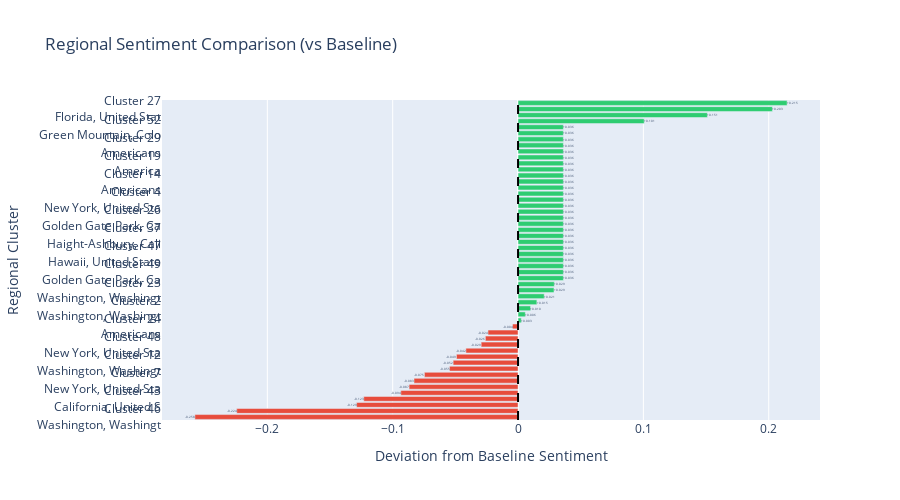

This figure's notebook cell:
### Markdown cell above
### Visualization 4: Diverging Sentiment Comparison

**Shows**: Regional sentiment relative to baseline

**Chart Structure**:
- **Center line**: Overall baseline sentiment (average across all articles)
- **Green bars (right)**: Regions more positive than average
- **Red bars (left)**: Regions more negative than average
- **Bar length**: Magnitude of difference

**Key Insights**:
- **Regional polarization**: Large divergence = polarized coverage
- **Outliers**: Extreme bars = unique regional perspectives
- **Balance**: Symmetric bars = balanced coverage nationally

### Code cell
# Create Diverging Sentiment Chart
try:
    fig_diverging = advanced_viz.create_diverging_sentiment_comparison(
        df_clustered,
        cluster_col='cluster',
        sentiment_score_col='sentiment_deep_score' if 'sentiment_deep_score' in df_clustered.columns else 'cluster',
        title='Regional Sentiment Comparison (vs Baseline)'
    )
    fig_diverging.show()
    
    print("\n💡 Interpretation Guide:")
    print("   • Baseline (0): National average sentiment")
    print("   • Green bars: Regions more positive than average")
    print("   • Red bars: Regions more negative than average")
    print("   • Use this to identify regional polarization")
    print("   • Large divergences = potential policy resistance")
except Exception as e:
    print(f"⚠️  Could not create Diverging Chart: {e}")

### Figure 1 — Plotly figure (JSON) as saved in the notebook; plotly's stock layout.template omitted (floating-point values rounded to 4 significant figures)
{"data": [{"marker": {"color": ["#e74c3c", "#e74c3c", "#e74c3c", "#e74c3c", "#e74c3c", "#e74c3c", "#e74c3c", "#e74c3c", "#e74c3c", "#e74c3c", "#e74c3c", "#e74c3c", "#e74c3c", "#e74c3c", "#e74c3c", "#e74c3c", "#2ecc71", "#2ecc71", "#2ecc71", "#2ecc71", "#2ecc71", "#2ecc71", "#2ecc71", "#2ecc71", "#2ecc71", "#2ecc71", "#2ecc71", "#2ecc71", "#2ecc71", "#2ecc71", "#2ecc71", "#2ecc71", "#2ecc71", "#2ecc71", "#2ecc71", "#2ecc71", "#2ecc71", "#2ecc71", "#2ecc71", "#2ecc71", "#2ecc71", "#2ecc71", "#2ecc71", "#2ecc71", "#2ecc71", "#2ecc71", "#2ecc71", "#2ecc71", "#2ecc71", "#2ecc71", "#2ecc71", "#2ecc71", "#2ecc71"]}, "orientation": "h", "text": ["-0.258", "-0.224", "-0.129", "-0.123", "-0.094", "-0.087", "-0.083", "-0.075", "-0.055", "-0.052", "-0.049", "-0.042", "-0.029", "-0.026", "-0.024", "-0.004", "+0.003", "+0.006", "+0.010", "+0.015", "+0.021", "+0.029", "+0.029", "+0.036", "+0.036", "+0.036", "+0.036", "+0.036", "+0.036", "+0.036", "+0.036", "+0.036", "+0.036", "+0.036", "+0.036", "+0.036", "+0.036", "+0.036", "+0.036", "+0.036", "+0.036", "+0.036", "+0.036", "+0.036", "+0.036", "+0.036", "+0.036", "+0.036", "+0.036", "+0.101", "+0.151", "+0.203", "+0.215"], "textposition": "outside", "type": "bar", "x": [-0.2578, -0.2244, -0.1288, -0.1231, -0.09351, -0.08692, -0.083, -0.07469, -0.05465, -0.05177, -0.04911, -0.04161, -0.02942, -0.02606, -0.02395, -0.004383, 0.002579, 0.005823, 0.01, 0.01503, 0.0209, 0.02869, 0.02895, 0.03616, 0.03616, 0.03616, 0.03616, 0.03616, 0.03616, 0.03616, 0.03616, 0.03616, 0.03616, 0.03616, 0.03616, 0.03616, 0.03616, 0.03616, 0.03616, 0.03616, 0.03616, 0.03616, 0.03616, 0.03616, 0.03616, 0.03616, 0.03616, 0.03616, 0.03616, 0.1007, 0.1511, 0.2029, 0.2146], "y": ["Cluster 46<br>Washington, Washingt", "Cluster 0<br>United States", "Cluster 39<br>Americans", "Cluster 43<br>California, United S", "Cluster 18<br>Washington, Washingt", "Cluster 51<br>California, United S", "Cluster 7<br>New York, United Sta", "Cluster 22<br>America", "Cluster 16<br>Americans", "Cluster 12<br>Washington, Washingt", "Cluster 20<br>American", "Cluster 17<br>American", "Cluster 48<br>New York, United Sta", "Cluster 6<br>American", "Cluster 5<br>Washington, Washingt", "Cluster 24<br>Americans", "Cluster 9<br>Americans", "Cluster 11<br>Washington, Washingt", "Cluster 2<br>Washington, Washingt", "Cluster 25<br>Americans", "Cluster 1<br>American", "Cluster 23<br>Washington, Washingt", "Cluster 45<br>United States", "Cluster 44<br>California, United S", "Cluster 49<br>Golden Gate Park, Ca", "Cluster 41<br>Americans", "Cluster 50<br>Fields Corner, Massa", "Cluster 47<br>Hawaii, United State", "Cluster 40<br>Golden Gate Park, Ca", "Cluster 38<br>United States", "Cluster 37<br>Haight-Ashbury, Cali", "Cluster 36<br>Vacaville, Californi", "Cluster 34<br>Americans", "Cluster 26<br>Golden Gate Park, Ca", "Cluster 32<br>Americans", "Cluster 3<br>California, United S", "Cluster 4<br>New York, United Sta", "Cluster 8<br>America", "Cluster 13<br>America", "Cluster 14<br>Americans", "Cluster 15<br>Haight-Ashbury, Cali", "Cluster 33<br>Mississippi, United ", "Cluster 19<br>America", "Cluster 21<br>New York, United Sta", "Cluster 28<br>Colorado, United Sta", "Cluster 29<br>Americans", "Cluster 30<br>Vacaville, Californi", "Cluster 31<br>New York, United Sta", "Cluster 52<br>Green Mountain, Colo", "Cluster 10<br>American", "Cluster 42<br>Olympia, Washington,", "Cluster 27<br>Florida, United Stat", "Cluster 35<br>Miami, Florida, Unit"]}], "layout": {"height": 500, "shapes": [{"line": {"color": "black", "dash": "dash"}, "type": "line", "x0": 0, "x1": 0, "xref": "x", "y0": 0, "y1": 1, "yref": "y domain"}], "showlegend": false, "title": {"text": "Regional Sentiment Comparison (vs Baseline)"}, "width": 900, "xaxis": {"title": {"text": "Deviation from Baseline Sentiment"}}, "yaxis": {"title": {"text": "Regional Cluster"}}}}
